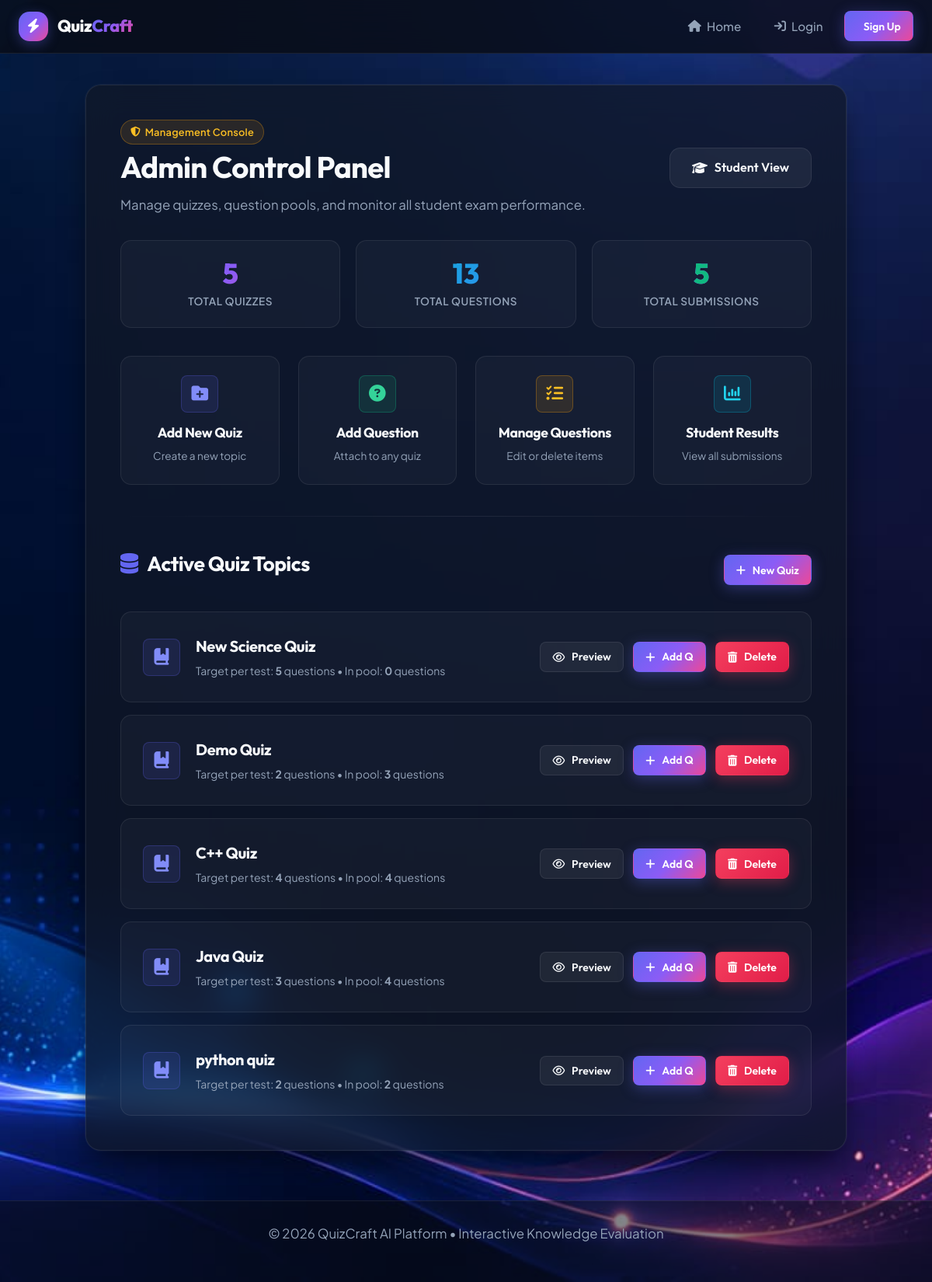
Page /admin-panel/ on the committed database.
### ai_quiz/models.py (models this page shows, shortened)
class Quiz(models.Model):
    name = models.CharField(max_length=100)
    number_of_questions = models.IntegerField()

### ai_quiz/views.py (the view)
# urls.py: path('admin-panel/', views.admin_dashboard, name='admin_dashboard'),
def admin_dashboard(request):
    quizzes = Quiz.objects.all().order_by('-id')
    total_quizzes = quizzes.count()
    total_questions = Question.objects.count()
    total_results = TestResult.objects.count()
    return render(request, 'admin_dashboard.html', {
        'quizzes': quizzes,
        'total_quizzes': total_quizzes,
        'total_questions': total_questions,
        'total_results': total_results
    })

### ai_quiz/templates/admin_dashboard.html (shortened to what this page needs)
{% extends 'base.html' %}
{% block content %}
<div style="display: flex; justify-content: space-between; align-items: center; flex-wrap: wrap; gap: 1rem; margin-bottom: 2rem;">
    <div>
        <div style="margin-bottom: 0.35rem;">
            <span class="badge badge-warning">
                <i class="fa-solid fa-shield-halved"></i> Management Console
            </span>
        </div>
        <h1>Admin Control Panel</h1>
        <p style="margin: 0; color: var(--text-muted);">Manage quizzes, question pools, and monitor all student exam performance.</p>
    </div>
    <div style="display: flex; gap: 0.75rem;">
        <a href="{% url 'home' %}" class="btn btn-secondary">
            <i class="fa-solid fa-graduation-cap"></i> Student View
        </a>
    </div>
</div>
<div class="stats-bar">
    <div class="stat-item">
        <div class="stat-number">{{ total_quizzes }}</div>
        <div class="stat-label">Total Quizzes</div>
    </div>
    <div class="stat-item">
        <div class="stat-number" style="background: var(--secondary-gradient); -webkit-background-clip: text; background-clip: text; -webkit-text-fill-color: transparent;">
            {{ total_questions }}
        </div>
        <div class="stat-label">Total Questions</div>
    </div>
    <div class="stat-item">
        <div class="stat-number" style="color: var(--success); -webkit-text-fill-color: var(--success);">
            {{ total_results }}
        </div>
        <div class="stat-label">Total Submissions</div>
    </div>
</div>
<div class="card-grid" style="grid-template-columns: repeat(auto-fit, minmax(200px, 1fr)); margin: 1.5rem 0 2.5rem;">
    <a href="{% url 'add_quiz' %}" class="card" style="text-decoration: none; text-align: center; align-items: center; padding: 1.5rem;">
        <div class="card-icon" style="margin: 0 auto 0.75rem auto;">
            <i class="fa-solid fa-folder-plus"></i>
        </div>
        <h3 style="font-size: 1.1rem; margin: 0;">Add New Quiz</h3>
        <p style="font-size: 0.85rem; margin: 0.35rem 0 0; color: var(--text-muted);">Create a new topic</p>
    </a>
    <a href="{% url 'add_question' %}" class="card" style="text-decoration: none; text-align: center; align-items: center; padding: 1.5rem;">
        <div class="card-icon" style="background: rgba(16, 185, 129, 0.12); border-color: rgba(16, 185, 129, 0.3); color: #34d399; margin: 0 auto 0.75rem auto;">
            <i class="fa-solid fa-circle-question"></i>
        </div>
        <h3 style="font-size: 1.1rem; margin: 0;">Add Question</h3>
        <p style="font-size: 0.85rem; margin: 0.35rem 0 0; color: var(--text-muted);">Attach to any quiz</p>
    </a>
    <a href="{% url 'manage_questions' %}" class="card" style="text-decoration: none; text-align: center; align-items: center; padding: 1.5rem;">
        <div class="card-icon" style="background: rgba(245, 158, 11, 0.12); border-color: rgba(245, 158, 11, 0.3); color: #fbbf24; margin: 0 auto 0.75rem auto;">
            <i class="fa-solid fa-list-check"></i>
        </div>
        <h3 style="font-size: 1.1rem; margin: 0;">Manage Questions</h3>
        <p style="font-size: 0.85rem; margin: 0.35rem 0 0; color: var(--text-muted);">Edit or delete items</p>
    </a>
    <a href="{% url 'view_results' %}" class="card" style="text-decoration: none; text-align: center; align-items: center; padding: 1.5rem;">
        <div class="card-icon" style="background: rgba(6, 182, 212, 0.12); border-color: rgba(6, 182, 212, 0.3); color: #22d3ee; margin: 0 auto 0.75rem auto;">
            <i class="fa-solid fa-chart-column"></i>
        </div>
        <h3 style="font-size: 1.1rem; margin: 0;">Student Results</h3>
        <p style="font-size: 0.85rem; margin: 0.35rem 0 0; color: var(--text-muted);">View all submissions</p>
    </a>
</div>
<hr>
<div style="display: flex; justify-content: space-between; align-items: center; margin-bottom: 1.5rem;">
    <h2><i class="fa-solid fa-database" style="color: var(--primary); margin-right: 0.5rem;"></i> Active Quiz Topics</h2>
    <a href="{% url 'add_quiz' %}" class="btn btn-primary btn-sm">
        <i class="fa-solid fa-plus"></i> New Quiz
    </a>
</div>
<div style="display: flex; flex-direction: column; gap: 1rem;">
    {% for quiz in quizzes %}
        <div class="card" style="flex-direction: row; align-items: center; justify-content: space-between; flex-wrap: wrap; gap: 1rem;">
            <div style="display: flex; align-items: center; gap: 1.25rem;">
                <div class="card-icon" style="margin-bottom: 0;">
                    <i class="fa-solid fa-book-bookmark"></i>
                </div>
                <div>
                    <h3 style="margin-bottom: 0.25rem;">{{ quiz.name }}</h3>
                    <p style="margin: 0; font-size: 0.875rem; color: var(--text-muted);">
                        Target per test: <strong>{{ quiz.number_of_questions }}</strong> questions &bull; In pool: <strong>{{ quiz.question_set.count }}</strong> questions
                    </p>
                </div>
            </div>
            <div style="display: flex; align-items: center; gap: 0.75rem; flex-wrap: wrap;">
                <a href="{% url 'start_quiz' quiz.id %}" class="btn btn-secondary btn-sm" title="Preview Quiz">
                    <i class="fa-regular fa-eye"></i> Preview
                </a>
                <a href="{% url 'add_question' %}?quiz={{ quiz.id }}" class="btn btn-primary btn-sm" title="Add Question to this Quiz">
                    <i class="fa-solid fa-plus"></i> Add Q
                </a>
                <a href="{% url 'delete_quiz' quiz.id %}" class="btn btn-danger btn-sm" onclick="return confirm('Are you sure you want to delete \'{{ quiz.name }}\' and all its questions?');" title="Delete Quiz">
                    <i class="fa-solid fa-trash-can"></i> Delete
                </a>
            </div>
        </div>
    {% empty %}
        <div style="text-align: center; padding: 3rem 1rem;">
            <p>No quizzes configured yet. Click above to add your first quiz topic.</p>
        </div>
    {% endfor %}
</div>
{% endblock %}

### rows in the picture
Quiz: name "New Science Quiz", number_of_questions "5", question_set.count "0"
Quiz: name "Demo Quiz", number_of_questions "2", question_set.count "3"
Quiz: name "C++ Quiz", number_of_questions "4", question_set.count "4"
Quiz: name "Java Quiz", number_of_questions "3", question_set.count "4"
Quiz: name "python quiz", number_of_questions "2", question_set.count "2"

### other values in the picture
{{ total_quizzes }} "5"
{{ total_questions }} "13"
{{ total_results }} "5"
